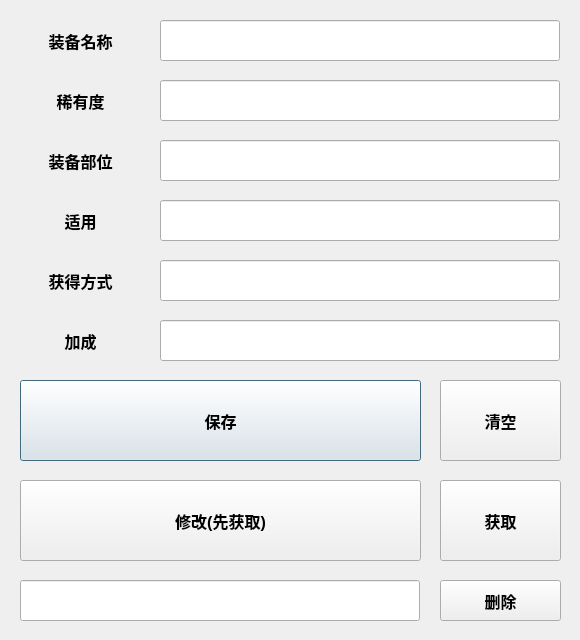
<?xml version="1.0" encoding="UTF-8"?>
<ui version="4.0">
 <class>Dialog_add_equip</class>
 <widget class="QDialog" name="Dialog_add_equip">
  <property name="geometry">
   <rect>
    <x>0</x>
    <y>0</y>
    <width>580</width>
    <height>640</height>
   </rect>
  </property>
  <property name="windowTitle">
   <string>Dialog</string>
  </property>
  <widget class="QPushButton" name="pushButton_Save">
   <property name="geometry">
    <rect>
     <x>20</x>
     <y>380</y>
     <width>401</width>
     <height>81</height>
    </rect>
   </property>
   <property name="font">
    <font>
     <pointsize>12</pointsize>
     <weight>75</weight>
     <bold>true</bold>
    </font>
   </property>
   <property name="text">
    <string>保存</string>
   </property>
  </widget>
  <widget class="QLabel" name="label">
   <property name="geometry">
    <rect>
     <x>20</x>
     <y>20</y>
     <width>121</width>
     <height>41</height>
    </rect>
   </property>
   <property name="font">
    <font>
     <pointsize>12</pointsize>
     <weight>75</weight>
     <bold>true</bold>
    </font>
   </property>
   <property name="text">
    <string>装备名称</string>
   </property>
   <property name="alignment">
    <set>Qt::AlignCenter</set>
   </property>
  </widget>
  <widget class="QLabel" name="label_5">
   <property name="geometry">
    <rect>
     <x>20</x>
     <y>260</y>
     <width>121</width>
     <height>41</height>
    </rect>
   </property>
   <property name="font">
    <font>
     <pointsize>12</pointsize>
     <weight>75</weight>
     <bold>true</bold>
    </font>
   </property>
   <property name="text">
    <string>获得方式</string>
   </property>
   <property name="alignment">
    <set>Qt::AlignCenter</set>
   </property>
  </widget>
  <widget class="QLabel" name="label_3">
   <property name="geometry">
    <rect>
     <x>20</x>
     <y>140</y>
     <width>121</width>
     <height>41</height>
    </rect>
   </property>
   <property name="font">
    <font>
     <pointsize>12</pointsize>
     <weight>75</weight>
     <bold>true</bold>
    </font>
   </property>
   <property name="text">
    <string>装备部位</string>
   </property>
   <property name="alignment">
    <set>Qt::AlignCenter</set>
   </property>
  </widget>
  <widget class="QLabel" name="label_4">
   <property name="geometry">
    <rect>
     <x>20</x>
     <y>200</y>
     <width>121</width>
     <height>41</height>
    </rect>
   </property>
   <property name="font">
    <font>
     <pointsize>12</pointsize>
     <weight>75</weight>
     <bold>true</bold>
    </font>
   </property>
   <property name="text">
    <string>适用</string>
   </property>
   <property name="alignment">
    <set>Qt::AlignCenter</set>
   </property>
  </widget>
  <widget class="QPushButton" name="pushButton_Clear">
   <property name="geometry">
    <rect>
     <x>440</x>
     <y>380</y>
     <width>121</width>
     <height>81</height>
    </rect>
   </property>
   <property name="font">
    <font>
     <pointsize>12</pointsize>
     <weight>75</weight>
     <bold>true</bold>
    </font>
   </property>
   <property name="text">
    <string>清空</string>
   </property>
  </widget>
  <widget class="QLabel" name="label_6">
   <property name="geometry">
    <rect>
     <x>20</x>
     <y>320</y>
     <width>121</width>
     <height>41</height>
    </rect>
   </property>
   <property name="font">
    <font>
     <pointsize>12</pointsize>
     <weight>75</weight>
     <bold>true</bold>
    </font>
   </property>
   <property name="text">
    <string>加成</string>
   </property>
   <property name="alignment">
    <set>Qt::AlignCenter</set>
   </property>
  </widget>
  <widget class="QLabel" name="label_2">
   <property name="geometry">
    <rect>
     <x>20</x>
     <y>80</y>
     <width>121</width>
     <height>41</height>
    </rect>
   </property>
   <property name="font">
    <font>
     <pointsize>12</pointsize>
     <weight>75</weight>
     <bold>true</bold>
    </font>
   </property>
   <property name="text">
    <string>稀有度</string>
   </property>
   <property name="alignment">
    <set>Qt::AlignCenter</set>
   </property>
  </widget>
  <widget class="QLineEdit" name="lineEdit_Name">
   <property name="geometry">
    <rect>
     <x>160</x>
     <y>20</y>
     <width>400</width>
     <height>41</height>
    </rect>
   </property>
   <property name="font">
    <font>
     <pointsize>12</pointsize>
     <weight>75</weight>
     <bold>true</bold>
    </font>
   </property>
   <property name="alignment">
    <set>Qt::AlignCenter</set>
   </property>
  </widget>
  <widget class="QLineEdit" name="lineEdit_Rare">
   <property name="geometry">
    <rect>
     <x>160</x>
     <y>80</y>
     <width>400</width>
     <height>41</height>
    </rect>
   </property>
   <property name="font">
    <font>
     <pointsize>12</pointsize>
     <weight>75</weight>
     <bold>true</bold>
    </font>
   </property>
   <property name="alignment">
    <set>Qt::AlignCenter</set>
   </property>
  </widget>
  <widget class="QLineEdit" name="lineEdit_Part">
   <property name="geometry">
    <rect>
     <x>160</x>
     <y>140</y>
     <width>400</width>
     <height>41</height>
    </rect>
   </property>
   <property name="font">
    <font>
     <pointsize>12</pointsize>
     <weight>75</weight>
     <bold>true</bold>
    </font>
   </property>
   <property name="alignment">
    <set>Qt::AlignCenter</set>
   </property>
  </widget>
  <widget class="QLineEdit" name="lineEdit_Fit">
   <property name="geometry">
    <rect>
     <x>160</x>
     <y>200</y>
     <width>400</width>
     <height>41</height>
    </rect>
   </property>
   <property name="font">
    <font>
     <pointsize>12</pointsize>
     <weight>75</weight>
     <bold>true</bold>
    </font>
   </property>
   <property name="alignment">
    <set>Qt::AlignCenter</set>
   </property>
  </widget>
  <widget class="QLineEdit" name="lineEdit_Get">
   <property name="geometry">
    <rect>
     <x>160</x>
     <y>260</y>
     <width>400</width>
     <height>41</height>
    </rect>
   </property>
   <property name="font">
    <font>
     <pointsize>12</pointsize>
     <weight>75</weight>
     <bold>true</bold>
    </font>
   </property>
   <property name="alignment">
    <set>Qt::AlignCenter</set>
   </property>
  </widget>
  <widget class="QLineEdit" name="lineEdit_Addition">
   <property name="geometry">
    <rect>
     <x>160</x>
     <y>320</y>
     <width>400</width>
     <height>41</height>
    </rect>
   </property>
   <property name="font">
    <font>
     <pointsize>12</pointsize>
     <weight>75</weight>
     <bold>true</bold>
    </font>
   </property>
   <property name="alignment">
    <set>Qt::AlignCenter</set>
   </property>
  </widget>
  <widget class="QLineEdit" name="lineEdit_Select">
   <property name="geometry">
    <rect>
     <x>20</x>
     <y>580</y>
     <width>400</width>
     <height>41</height>
    </rect>
   </property>
   <property name="font">
    <font>
     <pointsize>12</pointsize>
     <weight>75</weight>
     <bold>true</bold>
    </font>
   </property>
   <property name="alignment">
    <set>Qt::AlignCenter</set>
   </property>
  </widget>
  <widget class="QPushButton" name="pushButton_Delete">
   <property name="geometry">
    <rect>
     <x>440</x>
     <y>580</y>
     <width>121</width>
     <height>41</height>
    </rect>
   </property>
   <property name="font">
    <font>
     <pointsize>12</pointsize>
     <weight>75</weight>
     <bold>true</bold>
    </font>
   </property>
   <property name="text">
    <string>删除</string>
   </property>
  </widget>
  <widget class="QPushButton" name="pushButton_Clear_2">
   <property name="geometry">
    <rect>
     <x>440</x>
     <y>480</y>
     <width>121</width>
     <height>81</height>
    </rect>
   </property>
   <property name="font">
    <font>
     <pointsize>12</pointsize>
     <weight>75</weight>
     <bold>true</bold>
    </font>
   </property>
   <property name="text">
    <string>获取</string>
   </property>
  </widget>
  <widget class="QPushButton" name="pushButton_Save_2">
   <property name="geometry">
    <rect>
     <x>20</x>
     <y>480</y>
     <width>401</width>
     <height>81</height>
    </rect>
   </property>
   <property name="font">
    <font>
     <pointsize>12</pointsize>
     <weight>75</weight>
     <bold>true</bold>
    </font>
   </property>
   <property name="text">
    <string>修改(先获取)</string>
   </property>
  </widget>
 </widget>
 <resources/>
 <connections/>
</ui>
